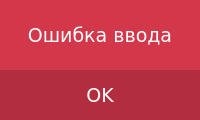
<?xml version="1.0" encoding="UTF-8"?>
<ui version="4.0">
 <class>Error</class>
 <widget class="QDialog" name="Error">
  <property name="geometry">
   <rect>
    <x>0</x>
    <y>0</y>
    <width>200</width>
    <height>120</height>
   </rect>
  </property>
  <property name="sizePolicy">
   <sizepolicy hsizetype="Fixed" vsizetype="Fixed">
    <horstretch>0</horstretch>
    <verstretch>0</verstretch>
   </sizepolicy>
  </property>
  <property name="minimumSize">
   <size>
    <width>200</width>
    <height>120</height>
   </size>
  </property>
  <property name="maximumSize">
   <size>
    <width>300</width>
    <height>120</height>
   </size>
  </property>
  <property name="font">
   <font>
    <family>Verdana</family>
    <pointsize>10</pointsize>
    <weight>50</weight>
    <bold>false</bold>
   </font>
  </property>
  <property name="windowTitle">
   <string/>
  </property>
  <property name="whatsThis">
   <string notr="true"/>
  </property>
  <property name="autoFillBackground">
   <bool>false</bool>
  </property>
  <property name="styleSheet">
   <string notr="true">QWidget{
	background-color:#d2374a;
border:none;
}</string>
  </property>
  <property name="sizeGripEnabled">
   <bool>false</bool>
  </property>
  <property name="modal">
   <bool>false</bool>
  </property>
  <widget class="QPushButton" name="closeButton">
   <property name="geometry">
    <rect>
     <x>0</x>
     <y>70</y>
     <width>200</width>
     <height>50</height>
    </rect>
   </property>
   <property name="font">
    <font>
     <family>Verdana</family>
     <pointsize>14</pointsize>
     <weight>50</weight>
     <bold>false</bold>
    </font>
   </property>
   <property name="layoutDirection">
    <enum>Qt::LeftToRight</enum>
   </property>
   <property name="autoFillBackground">
    <bool>false</bool>
   </property>
   <property name="styleSheet">
    <string notr="true">QPushButton {	
padding-bottom: 0.3em;
background-color:#b22e3e;
color:white;
border:none;	
}
QPushButton:hover {
padding-bottom: 0.3em;
background-color:#771b26;
}
QPushButton:focus {
outline:none;
}</string>
   </property>
   <property name="text">
    <string>OK</string>
   </property>
   <property name="autoDefault">
    <bool>false</bool>
   </property>
   <property name="default">
    <bool>false</bool>
   </property>
  </widget>
  <widget class="QLabel" name="label">
   <property name="geometry">
    <rect>
     <x>0</x>
     <y>20</y>
     <width>200</width>
     <height>30</height>
    </rect>
   </property>
   <property name="font">
    <font>
     <family>Verdana</family>
     <pointsize>14</pointsize>
     <weight>50</weight>
     <bold>false</bold>
    </font>
   </property>
   <property name="styleSheet">
    <string notr="true">QLabel{
color:white;
}</string>
   </property>
   <property name="text">
    <string>Ошибка ввода</string>
   </property>
   <property name="alignment">
    <set>Qt::AlignCenter</set>
   </property>
  </widget>
 </widget>
 <resources/>
 <connections/>
</ui>
